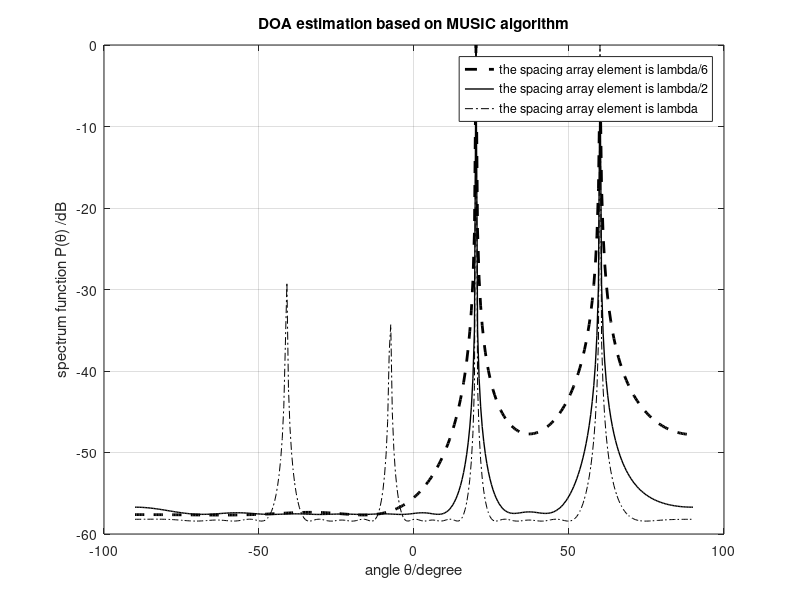

Recreate this plot in MATLAB.
%the relationship between DOA estimation and the spacing of array element

%array element spacing is lambda/6(the lambda is constant)
clc
clear all
format long
N=200;
doa=[20 60]/180*pi;
w=[pi/4 pi/3]';
M=10;
P=length(w);
lambda=150;
d=lambda/6;
snr=20;
D=zeros(P,M);
for k=1:P
D(k,:)=exp(-j*2*pi*d*sin(doa(k))/lambda*[0:M-1]);
end
D=D';
xx=2*exp(j*(w*[1:N]));
x=D*xx;
x=x+awgn(x,snr);
R=x*x';
[N,V]=eig(R);
NN=N(:,1:M-P);
theta=-90:0.5:90;
for ii=1:length(theta)
SS=zeros(1,length(M));
for jj=0:M-1
SS(1+jj)=exp(-j*2*jj*pi*d*sin(theta(ii)/180*pi)/lambda);
end
PP=SS*NN*NN'*SS';
Pmusic(ii)=abs(1/ PP);
end
Pmusic=10*log10(Pmusic/max(Pmusic));
plot(theta,Pmusic ,'--k','linewidth',2.0)
hold on

%the spacing array element is lambda/2
clc
clear all
format long
N=200;
doa=[20 60]/180*pi;
w=[pi/4 pi/3]';
M=10;
P=length(w);
lambda=150;
d=lambda/2;
snr=20;
D=zeros(P,M);
for k=1:P
D(k,:)=exp(-j*2*pi*d*sin(doa(k))/lambda*[0:M-1]);
end
D=D';
xx=2*exp(j*(w*[1:N]));
x=D*xx;
x=x+awgn(x,snr);
R=x*x';
[N,V]=eig(R);
NN=N(:,1:M-P);
theta=-90:0.5:90;
for ii=1:length(theta)
SS=zeros(1,length(M));
for jj=0:M-1
SS(1+jj)=exp(-j*2*jj*pi*d*sin(theta(ii)/180*pi)/lambda);
end
PP=SS*NN*NN'*SS';
Pmusic(ii)=abs(1/ PP);
end
Pmusic=10*log10(Pmusic/max(Pmusic));
plot(theta,Pmusic,'k','linewidth',1.0)
hold on


%the array element spacing is lambda
clc
clear all
format long
N=200;
doa=[20 60]/180*pi;
w=[pi/4 pi/3]';
M=10;
P=length(w);
lambda=150;
d=lambda;
snr=20;
D=zeros(P,M);
for k=1:P
D(k,:)=exp(-j*2*pi*d*sin(doa(k))/lambda*[0:M-1]);
end
D=D';
xx=2*exp(j*(w*[1:N]));
x=D*xx;
x=x+awgn(x,snr);
R=x*x';
[N,V]=eig(R);
NN=N(:,1:M-P);
theta=-90:0.5:90;
for ii=1:length(theta)
SS=zeros(1,length(M));
for jj=0:M-1
SS(1+jj)=exp(-j*2*jj*pi*d*sin(theta(ii)/180*pi)/lambda);
end
PP=SS*NN*NN'*SS';
Pmusic(ii)=abs(1/ PP);
end
Pmusic=10*log10(Pmusic/max(Pmusic));
plot(theta,Pmusic,'-.k','linewidth',0.1)
hold off
xlabel('angle \theta/degree')
ylabel('spectrum function P(\theta) /dB')
title('DOA estimation based on MUSIC algorithm')
legend('the spacing array element is lambda/6','the spacing array element is lambda/2','the spacing array element is lambda')
grid on